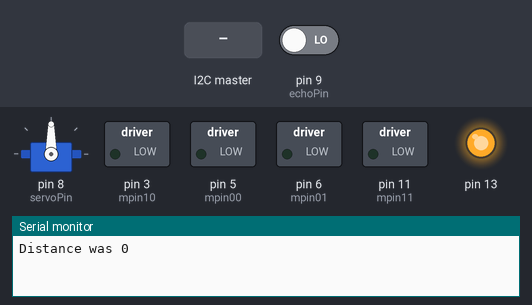
The sketch below on a simulated Arduino Uno, built with avr-gcc and run on an emulated ATmega328P. Parts: servo, switched loads named in the sketch (green lamp = pin HIGH), output pins drawn as LEDs (lit = HIGH), the last lines printed to the serial monitor. Inputs (shaded band) come from the test bench; at power-on: pin 9 (echoPin) LOW.

Above: at 7.2 s.
7.3 s: the I2C master sends the byte 1
At 8.4 s:
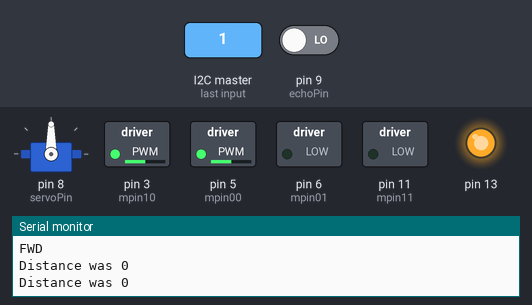
8.8 s: the I2C master sends the byte 2
At 9.5 s:
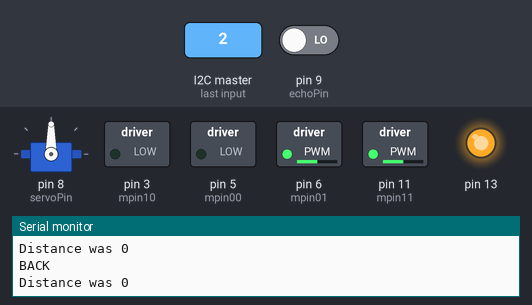
10.3 s: the I2C master sends the byte 0
At 10.7 s:
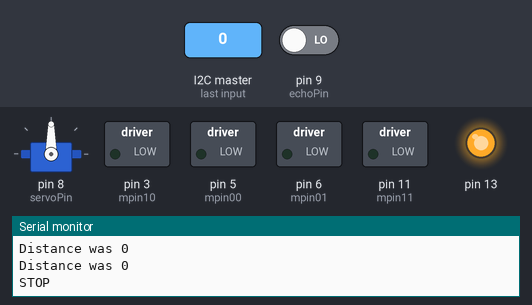
Timing chart, 0 to 13.3 s (numbered marks = the images above; inputs shaded):
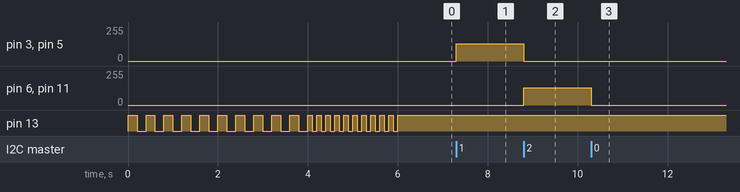

The sketch:

SlaveMotorsUltrasonicTest.ino
```cpp
#include <Wire.h>
#include <Servo.h>

/*
 * Commands table:
 */
#define STOP 0
#define FWD 1
#define BACK 2
#define LT 3
#define RT 4

//Slave address at 9
#define SLAVE 9

// Global variable for the command we read via I2C
volatile int command = 0;

// Global variable for the distance detected via ultrasonics
volatile int distance = 100;
int duration; //This is a variable to be used in computing distance

//If the distance is this or lower, STOP
#define limitDistance 15


// Pins of motor 1
#define mpin00 5
#define mpin01 6

// Pins of motor 2
#define mpin10 3
#define mpin11 11

Servo srv;
#define servoPin 8


// Pins for ultrasonic sensor
#define trigPin 10
#define echoPin 9

void setup() {
    Serial.begin(9600);

    // configuration of motor pins as output, initially 0
    digitalWrite(mpin00, 0);
    digitalWrite(mpin01, 0);
    digitalWrite(mpin10, 0);
    digitalWrite(mpin11, 0);

    pinMode (mpin00, OUTPUT);
    pinMode (mpin01, OUTPUT);
    pinMode (mpin10, OUTPUT);
    pinMode (mpin11, OUTPUT);

    // LED pin
    pinMode(13, OUTPUT);

    // Set servo so that we're looking forward (at least in theory)
    srv.attach(servoPin);
    srv.write(90); // This should be in the middle; change if needed, I s'pose
    srv.detach();


    // LED warning code for things being about to happen
    // Slow blink
    for (int i=0; i<10; i++) //2 seconds
    {
        digitalWrite(13, 1);
        delay(200);
        digitalWrite(13, 0);
        delay(200);
    }

    // Fast blink. Remove the USB cable!!!!
    for (int i=0; i<10; i++) //1 second
    {
        digitalWrite(13, 1);
        delay(100);
        digitalWrite(13, 0);
        delay(100);
    }

    digitalWrite(13, 1);


    // Now open up as slave and start receiving commands
    Wire.begin(SLAVE);
    Wire.onReceive(receiveEvent);
}

// Function to control a motor
// Input: pins m1 and m2, direction and speed
void StartMotor (int m1, int m2, int forward, int speed)
{

    if (speed==0) // stop
    {
        digitalWrite(m1, 0);
        digitalWrite(m2, 0);
    }
    else
    {
        if (forward)
        {
            digitalWrite(m2, 0);
            analogWrite (m1, speed); // use PWM
        }
        else
        {
            digitalWrite(m1, 0);
            analogWrite(m2, speed);
        }
    }
}

void receiveEvent(int bytes) {
    command = Wire.read(); //read I2C received command
    switch (command) {
        case FWD:
            Serial.print("FWD\n");
            Serial.print("\nDistance was ");
            Serial.print(distance);
            Serial.print("\n\n");
			//if (distance <= limitDistance) { //Stop when commanded to move into obstacles
			//	command = STOP;
			//	StartMotor (mpin00, mpin01, 0, 0);
			//	StartMotor (mpin10, mpin11, 0, 0);
			//}
            //else {
                StartMotor (mpin00, mpin01, 1, 128);
                StartMotor (mpin10, mpin11, 1, 128);
            //}
            break;
        case BACK:
            Serial.print("BACK\n");
            StartMotor (mpin00, mpin01, 0, 128);
            StartMotor (mpin10, mpin11, 0, 128);
            break;
        case LT:
            Serial.print("LEFT\n");
            StartMotor (mpin00, mpin01, 0, 128);
            StartMotor (mpin10, mpin11, 1, 128);
            break;
        case RT:
            Serial.print("RIGHT\n");
            StartMotor (mpin00, mpin01, 1, 128);
            StartMotor (mpin10, mpin11, 0, 128);
            break;
        default: //STOP is default behaviour
            Serial.print("STOP\n");
            StartMotor (mpin00, mpin01, 0, 0);
            StartMotor (mpin10, mpin11, 0, 0);
            break;
    }
}

void loop() {
    // Clears the trigPin for ultrasonic sensor
    digitalWrite(trigPin, LOW);
    delayMicroseconds(2);

    // Sets the trigPin on HIGH state for 10 micro seconds (launch sensing)
    digitalWrite(trigPin, HIGH);
    delayMicroseconds(10);
    digitalWrite(trigPin, LOW);

    // Reads the echoPin, returns the sound wave travel time in microseconds
    duration = pulseIn(echoPin, HIGH);

    // Calculating the distance
    distance = duration*0.034/2;

    Serial.print("\nDistance was ");
    Serial.print(distance);
    Serial.print("\n\n");

    // If the distance is too short, STOP (to prevent collisions)
    if(distance <= limitDistance
       && command == FWD
       && distance != 0) {
        command = STOP;
        StartMotor (mpin00, mpin01, 0, 0);
        StartMotor (mpin10, mpin11, 0, 0);
    }
}
```

Measured:
- after the input at 7.3 s, pin 3 (mpin10), pin 5 (mpin00): 0/255 → 128/255 at once
- after the input at 8.8 s, pin 3 (mpin10), pin 5 (mpin00): 128/255 → 0/255 at once; pin 6 (mpin01), pin 11 (mpin11): 0/255 → 128/255 at once
- after the input at 10.3 s, pin 6 (mpin01), pin 11 (mpin11): 128/255 → 0/255 at once
